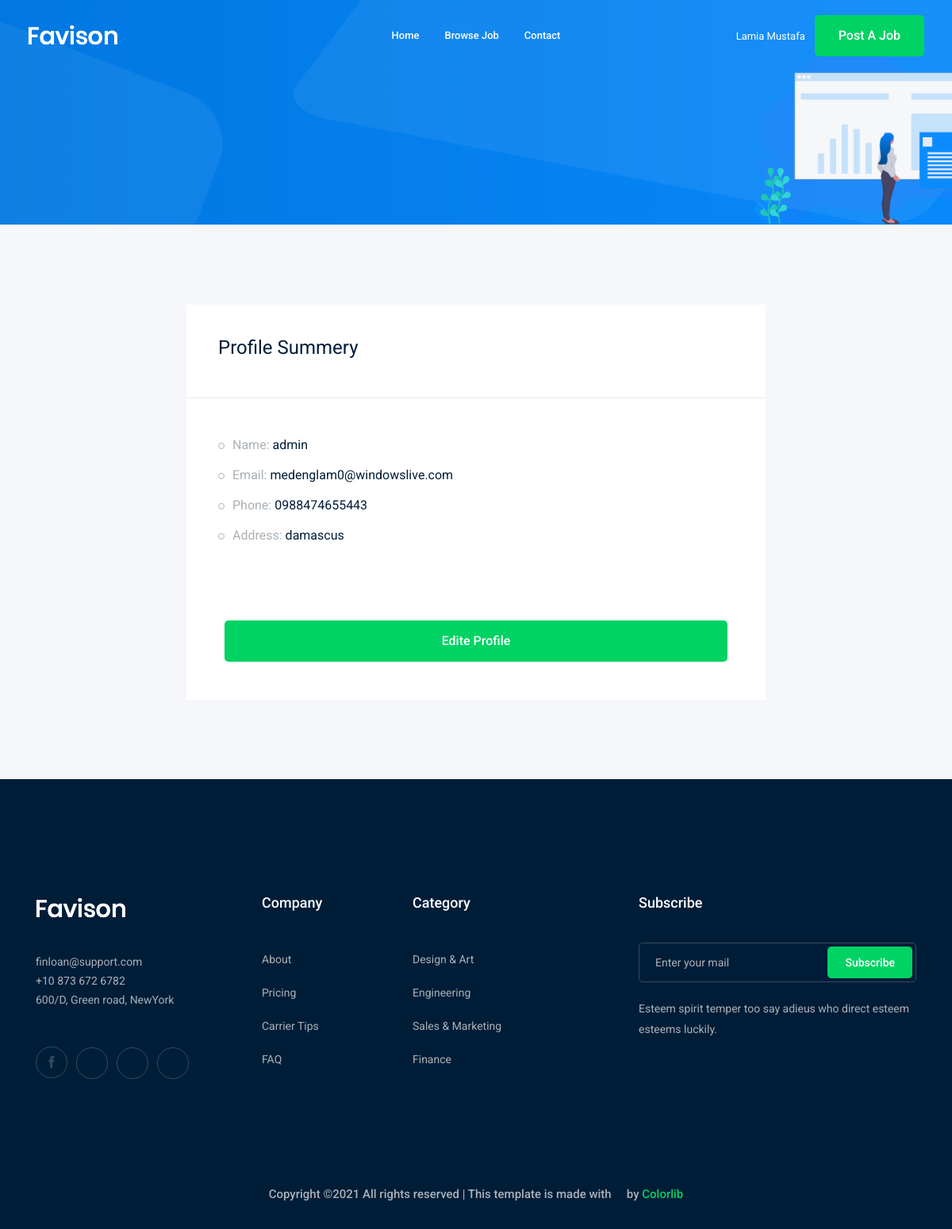
/accounts/profile/ (signed in), run on the app's committed database.
### account/models.py (models this page shows)
class Profile(models.Model):
    user=models.OneToOneField(User,on_delete=models.CASCADE)
    city=models.ForeignKey('City',related_name='user_city',on_delete=models.CASCADE,blank=True,null=True)
    phone_number=models.CharField(max_length=15)
    image=models.ImageField(upload_to='profile/')
    def __str__(self):
        return str(self.user)

class City(models.Model):
    name=models.CharField(max_length=30)
    def __str__(self):
        return self.name

### account/views.py (the view)
# urls.py: path('profile/', views.profile,name='profile'),
def profile(request):
    profile=Profile.objects.get(user=request.user)
    return render(request,'accounts/profile.html',{'profile':profile})

### account/templates/accounts/profile.html (shortened to what this page needs)
{% extends 'base.html' %}
{% load bootstrap5 %}
{% block body %}
    <div class="bradcam_area bradcam_bg_1">
    </div>
    <div class="job_details_area">
        <div class="container">
            <div class="row">
                <div class="col-lg-8 mx-auto">
                    <div class="job_sumary">
                        <div class="summery_header">
                            <h3>Profile Summery</h3>
                        </div>
                        <div class="job_content">
                            <ul>
                                <li>Name: <span>{{profile}}</span></li>
                                <li>Email: <span>{{profile.user.email}}</span></li>
                                <li>Phone: <span>{{profile.phone_number}}</span></li>
                                <li>Address: <span>{{profile.city}}</span></li>
                            </ul>
                        </div>
                        <div class="p-5">
                            <a href="{% url 'accounts:profile_edit'%}"class="boxed-btn3 w-100">Edite Profile</a>
                        </div>
                    </div>
                </div>
            </div>
        </div>
    </div>
{% endblock body %}

### templates/base.html (shortened to what this page needs)
<!doctype html>
<html class="no-js" lang="zxx">
<head>
 {% load static %}
    <link rel="stylesheet" href="{% static 'css/bootstrap.min.css' %}">
    <link rel="stylesheet" href="{% static 'css/owl.carousel.min.css' %}">
    <link rel="stylesheet" href="{% static 'css/magnific-popup.css' %}">
    <link rel="stylesheet" href="{% static 'css/font-awesome.min.css' %}">
    <link rel="stylesheet" href="{% static 'css/themify-icons.css' %}">
    <link rel="stylesheet" href="{% static 'css/nice-select.css' %}">
    <link rel="stylesheet" href="{% static 'css/flaticon.css' %}">
    <link rel="stylesheet" href="{% static 'css/gijgo.css' %}">
    <link rel="stylesheet" href="{% static 'css/animate.min.css' %}">
    <link rel="stylesheet" href="{% static 'css/slicknav.css' %}">
    <link rel="stylesheet" href="{% static 'css/style.css' %}">
</head>
<body>
    <header>
        <div class="header-area ">
            <div id="sticky-header" class="main-header-area">
                <div class="container-fluid ">
                    <div class="header_bottom_border">
                        <div class="row align-items-center">
                            <div class="col-xl-3 col-lg-2">
                                <div class="logo">
                                    <a href="index.html">
                                        <img src="img/logo.png" alt="">
                                    </a>
                                </div>
                            </div>
                            <div class="col-xl-6 col-lg-7">
                                <div class="main-menu  d-none d-lg-block">
                                    <nav>
                                        <ul id="navigation">
                                            <li><a href="index.html">home</a></li>
                                            <li><a href="{% url 'jobs:job_list'%}">Browse Job</a></li>
                                            <li><a href="{% url 'contact:contact'%}">Contact</a></li>
                                        </ul>
                                    </nav>
                                </div>
                            </div>
                            <div class="col-xl-3 col-lg-3 d-none d-lg-block">
                                <div class="Appointment">
                                    {% if request.user.is_authenticated%}
                                    <div class="phone_num d-none d-xl-block">
                                        <a href="{% url 'accounts:profile'%}">{{request.user.first_name}} {{request.user.last_name}}</a>
                                    </div>
                                    {%else%}
                                    <div class="phone_num d-none d-xl-block">
                                        <a href="{% url 'login'%}">Log in</a>
                                    </div>
                                    {%endif%}
                                    <div class="d-none d-lg-block">
                                        <a class="boxed-btn3" href="{% url 'jobs:add_job'%}">Post a Job</a>
                                    </div>
                                </div>
                            </div>
                            <div class="col-12">
                            </div>
                        </div>
                    </div>
                </div>
            </div>
        </div>
    </header>
{% block body%}
{% endblock body %}
    <footer class="footer">
        <div class="footer_top">
            <div class="container">
                <div class="row">
                    <div class="col-xl-3 col-md-6 col-lg-3">
                        <div class="footer_widget wow fadeInUp" data-wow-duration="1s" data-wow-delay=".3s">
                            <div class="footer_logo">
                                <a href="#">
                                    <img src="img/logo.png" alt="">
                                </a>
                            </div>
                            <p>
                                finloan@support.com <br>
                                +10 873 672 6782 <br>
                                600/D, Green road, NewYork
                            </p>
                            <div class="socail_links">
                                <ul>
                                    <li>
                                        <a href="#">
                                            <i class="ti-facebook"></i>
                                        </a>
                                    </li>
                                    <li>
                                        <a href="#">
                                            <i class="fa fa-google-plus"></i>
                                        </a>
                                    </li>
                                    <li>
                                        <a href="#">
                                            <i class="fa fa-twitter"></i>
                                        </a>
                                    </li>
                                    <li>
                                        <a href="#">
                                            <i class="fa fa-instagram"></i>
                                        </a>
                                    </li>
                                </ul>
                            </div>
                        </div>
                    </div>
                    <div class="col-xl-2 col-md-6 col-lg-2">
                        <div class="footer_widget wow fadeInUp" data-wow-duration="1.1s" data-wow-delay=".4s">
                            <h3 class="footer_title">
                                Company
                            </h3>
                            <ul>
                                <li><a href="#">About </a></li>
                                <li><a href="#"> Pricing</a></li>
                                <li><a href="#">Carrier Tips</a></li>
                                <li><a href="#">FAQ</a></li>
                            </ul>
                        </div>
                    </div>
                    <div class="col-xl-3 col-md-6 col-lg-3">
                        <div class="footer_widget wow fadeInUp" data-wow-duration="1.2s" data-wow-delay=".5s">
                            <h3 class="footer_title">
                                Category
                            </h3>
                            <ul>
                                <li><a href="#">Design & Art</a></li>
                                <li><a href="#">Engineering</a></li>
                                <li><a href="#">Sales & Marketing</a></li>
                                <li><a href="#">Finance</a></li>
                            </ul>
                        </div>
                    </div>
                    <div class="col-xl-4 col-md-6 col-lg-4">
                        <div class="footer_widget wow fadeInUp" data-wow-duration="1.3s" data-wow-delay=".6s">
                            <h3 class="footer_title">
                                Subscribe
                            </h3>
                            <form action="#" class="newsletter_form">
                                <input type="text" placeholder="Enter your mail">
                                <button type="submit">Subscribe</button>
                            </form>
                            <p class="newsletter_text">Esteem spirit temper too say adieus who direct esteem esteems
                                luckily.</p>
                        </div>
                    </div>
                </div>
            </div>
        </div>
        <div class="copy-right_text wow fadeInUp" data-wow-duration="1.4s" data-wow-delay=".3s">
            <div class="container">
                <div class="row">
                    <div class="col-xl-12">
                        <p class="copy_right text-center">
Copyright &copy;<script>document.write(new Date().getFullYear());</script> All rights reserved | This template is made with <i class="fa fa-heart-o" aria-hidden="true"></i> by <a href="https://colorlib.com" target="_blank">Colorlib</a>
                        </p>
                    </div>
                </div>
            </div>
        </div>
    </footer>
</body>
</html>

### data on the page
Profile: user.username "admin", user.email "medenglam0@windowslive.com", phone_number "0988474655443", city "damascus"

### other printed values
{{ request.user.first_name }} "Lamia"
{{ request.user.last_name }} "Mustafa"
